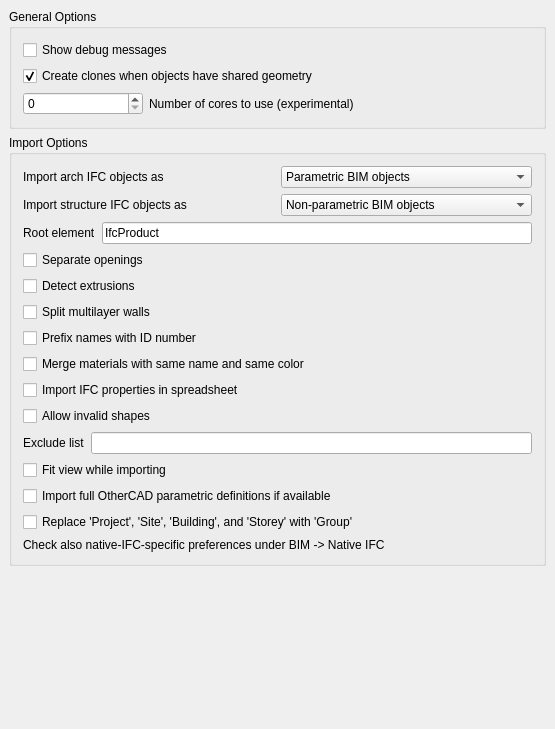
<?xml version="1.0" encoding="UTF-8"?>
<ui version="4.0">
 <class>Gui::Dialog::DlgSettingsArch</class>
 <widget class="QWidget" name="Gui::Dialog::DlgSettingsArch">
  <property name="geometry">
   <rect>
    <x>0</x>
    <y>0</y>
    <width>555</width>
    <height>729</height>
   </rect>
  </property>
  <property name="windowTitle">
   <string>IFC Import</string>
  </property>
  <layout class="QVBoxLayout">
   <property name="spacing">
    <number>6</number>
   </property>
   <property name="margin">
    <number>9</number>
   </property>
   <item>
    <widget class="QGroupBox" name="groupBox_3">
     <property name="title">
      <string>General Options</string>
     </property>
     <layout class="QVBoxLayout" name="verticalLayout_3">
      <item>
       <widget class="Gui::PrefCheckBox" name="gui::prefcheckbox_5">
        <property name="toolTip">
         <string>Shows verbose debug messages during import and export
of IFC files in the Report view panel</string>
        </property>
        <property name="text">
         <string>Show debug messages</string>
        </property>
        <property name="prefEntry" stdset="0">
         <cstring>ifcDebug</cstring>
        </property>
        <property name="prefPath" stdset="0">
         <cstring>Mod/Arch</cstring>
        </property>
       </widget>
      </item>
      <item>
       <widget class="Gui::PrefCheckBox" name="checkBox_6">
        <property name="toolTip">
         <string>Clones are used when objects have shared geometry
One object is the base object, the others are clones.</string>
        </property>
        <property name="text">
         <string>Create clones when objects have shared geometry</string>
        </property>
        <property name="checked">
         <bool>true</bool>
        </property>
        <property name="prefEntry" stdset="0">
         <cstring>ifcCreateClones</cstring>
        </property>
        <property name="prefPath" stdset="0">
         <cstring>Mod/Arch</cstring>
        </property>
       </widget>
      </item>
      <item>
       <layout class="QHBoxLayout" name="horizontalLayout">
        <item>
         <widget class="Gui::PrefSpinBox" name="spinBox">
          <property name="maximumSize">
           <size>
            <width>120</width>
            <height>16777215</height>
           </size>
          </property>
          <property name="toolTip">
           <string>EXPERIMENTAL
The number of cores to use in multicore mode.
Keep 0 to disable multicore mode.
The maximum value should be the number of cores in the CPU minus 1,
for example, 3 cores for a 4-core CPU.

Set it to 1 to use multicore mode in single-core mode; this is safer
if crashes occur when multiple cores are set.</string>
          </property>
          <property name="prefEntry" stdset="0">
           <cstring>ifcMulticore</cstring>
          </property>
          <property name="prefPath" stdset="0">
           <cstring>Mod/Arch</cstring>
          </property>
         </widget>
        </item>
        <item>
         <widget class="QLabel" name="label">
          <property name="toolTip">
           <string>EXPERIMENTAL
The number of cores to use in multicore mode.
Keep 0 to disable multicore mode.
The maximum value should be the number of cores in the CPU minus 1,
for example, 3 cores for a 4-core CPU.

Set it to 1 to use multicore mode in single-core mode; this is safer
if crashes occur when multiple cores are set.</string>
          </property>
          <property name="text">
           <string>Number of cores to use (experimental)</string>
          </property>
         </widget>
        </item>
        <item>
         <spacer name="horizontalSpacer">
          <property name="orientation">
           <enum>Qt::Horizontal</enum>
          </property>
          <property name="sizeType">
           <enum>QSizePolicy::Fixed</enum>
          </property>
          <property name="sizeHint" stdset="0">
           <size>
            <width>16</width>
            <height>20</height>
           </size>
          </property>
         </spacer>
        </item>
       </layout>
      </item>
     </layout>
    </widget>
   </item>
   <item>
    <widget class="QGroupBox" name="groupBox_2">
     <property name="title">
      <string>Import Options</string>
     </property>
     <layout class="QVBoxLayout" name="verticalLayout">
      <item>
       <layout class="QHBoxLayout" name="horizontalLayout_3">
        <item>
         <widget class="QLabel" name="label_5">
          <property name="text">
           <string>Import arch IFC objects as</string>
          </property>
         </widget>
        </item>
        <item>
         <widget class="Gui::PrefComboBox" name="comboBox">
          <property name="toolTip">
           <string>Specifies what kind of objects will be created in FreeCAD</string>
          </property>
          <property name="prefEntry" stdset="0">
           <cstring>ifcImportModeArch</cstring>
          </property>
          <property name="prefPath" stdset="0">
           <cstring>Mod/Arch</cstring>
          </property>
          <item>
           <property name="text">
            <string>Parametric BIM objects</string>
           </property>
          </item>
          <item>
           <property name="text">
            <string>Non-parametric BIM objects</string>
           </property>
          </item>
          <item>
           <property name="text">
            <string>Simple Part shapes</string>
           </property>
          </item>
          <item>
           <property name="text">
            <string>One compound per floor</string>
           </property>
          </item>
          <item>
           <property name="text">
            <string>Do not import BIM objects</string>
           </property>
          </item>
         </widget>
        </item>
       </layout>
      </item>
      <item>
       <layout class="QHBoxLayout" name="horizontalLayout_5">
        <item>
         <widget class="QLabel" name="label_6">
          <property name="text">
           <string>Import structure IFC objects as</string>
          </property>
         </widget>
        </item>
        <item>
         <widget class="Gui::PrefComboBox" name="comboBox_2">
          <property name="toolTip">
           <string>Specifies what kind of objects will be created in FreeCAD</string>
          </property>
          <property name="prefEntry" stdset="0">
           <cstring>ifcImportModeStruct</cstring>
          </property>
          <property name="prefPath" stdset="0">
           <cstring>Mod/Arch</cstring>
          </property>
          <item>
           <property name="text">
            <string>Non-parametric BIM objects</string>
           </property>
          </item>
          <item>
           <property name="text">
            <string>Simple Part shapes</string>
           </property>
          </item>
          <item>
           <property name="text">
            <string>One compound for all</string>
           </property>
          </item>
          <item>
           <property name="text">
            <string>Do not import structural objects</string>
           </property>
          </item>
         </widget>
        </item>
       </layout>
      </item>
      <item>
       <layout class="QHBoxLayout" name="horizontalLayout_2">
        <item>
         <widget class="QLabel" name="label_2">
          <property name="text">
           <string>Root element</string>
          </property>
         </widget>
        </item>
        <item>
         <widget class="Gui::PrefLineEdit" name="lineEdit_2">
          <property name="toolTip">
           <string>Only subtypes of the specified element will be imported.
Keep the element IfcProduct to import all building elements.</string>
          </property>
          <property name="text">
           <string notr="true">IfcProduct</string>
          </property>
          <property name="prefEntry" stdset="0">
           <cstring>ifcRootElement</cstring>
          </property>
          <property name="prefPath" stdset="0">
           <cstring>Mod/Arch</cstring>
          </property>
         </widget>
        </item>
       </layout>
      </item>
      <item>
       <widget class="Gui::PrefCheckBox" name="gui::prefcheckbox_6">
        <property name="toolTip">
         <string>Openings will be imported as subtractions, otherwise wall shapes
will already have their openings subtracted</string>
        </property>
        <property name="text">
         <string>Separate openings</string>
        </property>
        <property name="prefEntry" stdset="0">
         <cstring>ifcSeparateOpenings</cstring>
        </property>
        <property name="prefPath" stdset="0">
         <cstring>Mod/Arch</cstring>
        </property>
       </widget>
      </item>
      <item>
       <widget class="Gui::PrefCheckBox" name="checkBox_2">
        <property name="toolTip">
         <string>The importer will try to detect extrusions.
Note that this might slow things down.</string>
        </property>
        <property name="text">
         <string>Detect extrusions</string>
        </property>
        <property name="prefEntry" stdset="0">
         <cstring>ifcGetExtrusions</cstring>
        </property>
        <property name="prefPath" stdset="0">
         <cstring>Mod/Arch</cstring>
        </property>
       </widget>
      </item>
      <item>
       <widget class="Gui::PrefCheckBox" name="checkBox_11">
        <property name="toolTip">
         <string>Split walls made of multiple layers</string>
        </property>
        <property name="text">
         <string>Split multilayer walls</string>
        </property>
        <property name="prefEntry" stdset="0">
         <cstring>ifcSplitLayers</cstring>
        </property>
        <property name="prefPath" stdset="0">
         <cstring>Mod/Arch</cstring>
        </property>
       </widget>
      </item>
      <item>
       <widget class="Gui::PrefCheckBox" name="gui::prefcheckbox_7">
        <property name="toolTip">
         <string>Object names will be prefixed with the IFC ID number</string>
        </property>
        <property name="text">
         <string>Prefix names with ID number</string>
        </property>
        <property name="prefEntry" stdset="0">
         <cstring>ifcPrefixNumbers</cstring>
        </property>
        <property name="prefPath" stdset="0">
         <cstring>Mod/Arch</cstring>
        </property>
       </widget>
      </item>
      <item>
       <widget class="Gui::PrefCheckBox" name="checkBox_3">
        <property name="toolTip">
         <string>If several materials with the same name and color are found in the IFC file,
they will be treated as one.</string>
        </property>
        <property name="text">
         <string>Merge materials with same name and same color</string>
        </property>
        <property name="prefEntry" stdset="0">
         <cstring>ifcMergeMaterials</cstring>
        </property>
        <property name="prefPath" stdset="0">
         <cstring>Mod/Arch</cstring>
        </property>
       </widget>
      </item>
      <item>
       <widget class="Gui::PrefCheckBox" name="checkBox_8">
        <property name="toolTip">
         <string>Each object will have their IFC properties stored in a spreadsheet object</string>
        </property>
        <property name="text">
         <string>Import IFC properties in spreadsheet</string>
        </property>
        <property name="prefEntry" stdset="0">
         <cstring>ifcImportProperties</cstring>
        </property>
        <property name="prefPath" stdset="0">
         <cstring>Mod/Arch</cstring>
        </property>
       </widget>
      </item>
      <item>
       <widget class="Gui::PrefCheckBox" name="checkBox_22">
        <property name="toolTip">
         <string>IFC files can contain unclean or non-solid geometry. If this option is checked, all the geometry is imported, regardless of their validity.</string>
        </property>
        <property name="text">
         <string>Allow invalid shapes</string>
        </property>
        <property name="prefEntry" stdset="0">
         <cstring>ifcAllowInvalid</cstring>
        </property>
        <property name="prefPath" stdset="0">
         <cstring>Mod/Arch</cstring>
        </property>
       </widget>
      </item>
      <item>
       <layout class="QHBoxLayout" name="horizontalLayout_13">
        <item>
         <widget class="QLabel" name="label_4">
          <property name="text">
           <string>Exclude list</string>
          </property>
         </widget>
        </item>
        <item>
         <widget class="Gui::PrefLineEdit" name="gui::preflineedit">
          <property name="toolTip">
           <string>Comma-separated list of IFC entities to be excluded from imports</string>
          </property>
          <property name="text">
           <string/>
          </property>
          <property name="placeholderText">
           <string/>
          </property>
          <property name="prefEntry" stdset="0">
           <cstring>ifcSkip</cstring>
          </property>
          <property name="prefPath" stdset="0">
           <cstring>Mod/Arch</cstring>
          </property>
         </widget>
        </item>
       </layout>
      </item>
      <item>
       <widget class="Gui::PrefCheckBox" name="checkBox_14">
        <property name="toolTip">
         <string>Fit view during import on the imported objects.
This will slow down the import, but one can watch the import.</string>
        </property>
        <property name="text">
         <string>Fit view while importing</string>
        </property>
        <property name="prefEntry" stdset="0">
         <cstring>ifcFitViewOnImport</cstring>
        </property>
        <property name="prefPath" stdset="0">
         <cstring>Mod/Arch</cstring>
        </property>
       </widget>
      </item>
      <item>
       <widget class="Gui::PrefCheckBox" name="checkBox_18">
        <property name="toolTip">
         <string>Creates a full parametric model on import using stored
FreeCAD object properties</string>
        </property>
        <property name="text">
         <string>Import full OtherCAD parametric definitions if available</string>
        </property>
        <property name="prefEntry" stdset="0">
         <cstring>IfcImportFreeCADProperties</cstring>
        </property>
        <property name="prefPath" stdset="0">
         <cstring>Mod/Arch</cstring>
        </property>
       </widget>
      </item>
      <item>
       <widget class="Gui::PrefCheckBox" name="checkBox">
        <property name="toolTip">
         <string>If this option is checked, the default 'Project', 'Site', 'Building', and 'Storeys'
objects that are usually found in an IFC file are not imported, and all objects
are placed in a 'Group' instead.
'Buildings' and 'Storeys' are still imported if there is more than one.</string>
        </property>
        <property name="text">
         <string>Replace 'Project', 'Site', 'Building', and 'Storey' with 'Group'</string>
        </property>
        <property name="prefEntry" stdset="0">
         <cstring>ifcReplaceProject</cstring>
        </property>
        <property name="prefPath" stdset="0">
         <cstring>Mod/Arch</cstring>
        </property>
       </widget>
      </item>
      <item>
       <widget class="QLabel" name="label_3">
        <property name="text">
         <string>Check also native-IFC-specific preferences under BIM -&gt; Native IFC</string>
        </property>
       </widget>
      </item>
     </layout>
    </widget>
   </item>
   <item>
    <spacer name="verticalSpacer">
     <property name="orientation">
      <enum>Qt::Vertical</enum>
     </property>
     <property name="sizeHint" stdset="0">
      <size>
       <width>20</width>
       <height>40</height>
      </size>
     </property>
    </spacer>
   </item>
  </layout>
 </widget>
 <layoutdefault spacing="6" margin="11"/>
 <customwidgets>
  <customwidget>
   <class>Gui::PrefSpinBox</class>
   <extends>QSpinBox</extends>
   <header>Gui/PrefWidgets.h</header>
  </customwidget>
  <customwidget>
   <class>Gui::PrefCheckBox</class>
   <extends>QCheckBox</extends>
   <header>Gui/PrefWidgets.h</header>
  </customwidget>
  <customwidget>
   <class>Gui::PrefComboBox</class>
   <extends>QComboBox</extends>
   <header>Gui/PrefWidgets.h</header>
  </customwidget>
  <customwidget>
   <class>Gui::PrefLineEdit</class>
   <extends>QLineEdit</extends>
   <header>Gui/PrefWidgets.h</header>
  </customwidget>
 </customwidgets>
 <resources/>
 <connections/>
</ui>
